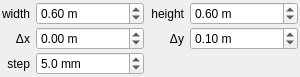
<?xml version="1.0" encoding="UTF-8"?>
<ui version="4.0">
 <class>RasterScan</class>
 <widget class="QWidget" name="RasterScan">
  <property name="geometry">
   <rect>
    <x>0</x>
    <y>0</y>
    <width>300</width>
    <height>76</height>
   </rect>
  </property>
  <property name="windowTitle">
   <string>RasterScan</string>
  </property>
  <layout class="QGridLayout" name="gridLayout">
   <property name="leftMargin">
    <number>2</number>
   </property>
   <property name="topMargin">
    <number>2</number>
   </property>
   <property name="rightMargin">
    <number>2</number>
   </property>
   <property name="bottomMargin">
    <number>2</number>
   </property>
   <property name="horizontalSpacing">
    <number>6</number>
   </property>
   <property name="verticalSpacing">
    <number>2</number>
   </property>
   <item row="0" column="0">
    <widget class="QLabel" name="widthLabel">
     <property name="text">
      <string>width</string>
     </property>
     <property name="alignment">
      <set>Qt::AlignRight|Qt::AlignVCenter</set>
     </property>
     <property name="buddy">
      <cstring>width</cstring>
     </property>
    </widget>
   </item>
   <item row="0" column="1">
    <widget class="QDoubleSpinBox" name="width">
     <property name="sizePolicy">
      <sizepolicy hsizetype="Expanding" vsizetype="Fixed">
       <horstretch>1</horstretch>
       <verstretch>0</verstretch>
      </sizepolicy>
     </property>
     <property name="suffix">
      <string> m</string>
     </property>
     <property name="minimum">
      <double>0.100000000000000</double>
     </property>
     <property name="maximum">
      <double>10.000000000000000</double>
     </property>
     <property name="singleStep">
      <double>0.010000000000000</double>
     </property>
     <property name="value">
      <double>0.600000000000000</double>
     </property>
    </widget>
   </item>
   <item row="0" column="2">
    <widget class="QLabel" name="heightLabel">
     <property name="text">
      <string>height</string>
     </property>
     <property name="alignment">
      <set>Qt::AlignRight|Qt::AlignVCenter</set>
     </property>
     <property name="buddy">
      <cstring>height</cstring>
     </property>
    </widget>
   </item>
   <item row="0" column="3">
    <widget class="QDoubleSpinBox" name="height">
     <property name="sizePolicy">
      <sizepolicy hsizetype="Expanding" vsizetype="Fixed">
       <horstretch>1</horstretch>
       <verstretch>0</verstretch>
      </sizepolicy>
     </property>
     <property name="suffix">
      <string> m</string>
     </property>
     <property name="minimum">
      <double>0.100000000000000</double>
     </property>
     <property name="maximum">
      <double>10.000000000000000</double>
     </property>
     <property name="singleStep">
      <double>0.010000000000000</double>
     </property>
     <property name="value">
      <double>0.600000000000000</double>
     </property>
    </widget>
   </item>
   <item row="1" column="0">
    <widget class="QLabel" name="dxLabel">
     <property name="text">
      <string>&#x394;x</string>
     </property>
     <property name="alignment">
      <set>Qt::AlignRight|Qt::AlignVCenter</set>
     </property>
     <property name="buddy">
      <cstring>dx</cstring>
     </property>
    </widget>
   </item>
   <item row="1" column="1">
    <widget class="QDoubleSpinBox" name="dx">
     <property name="sizePolicy">
      <sizepolicy hsizetype="Expanding" vsizetype="Fixed">
       <horstretch>1</horstretch>
       <verstretch>0</verstretch>
      </sizepolicy>
     </property>
     <property name="suffix">
      <string> m</string>
     </property>
     <property name="minimum">
      <double>-1.000000000000000</double>
     </property>
     <property name="maximum">
      <double>1.000000000000000</double>
     </property>
     <property name="singleStep">
      <double>0.010000000000000</double>
     </property>
    </widget>
   </item>
   <item row="1" column="2">
    <widget class="QLabel" name="dyLabel">
     <property name="text">
      <string>&#x394;y</string>
     </property>
     <property name="alignment">
      <set>Qt::AlignRight|Qt::AlignVCenter</set>
     </property>
     <property name="buddy">
      <cstring>dy</cstring>
     </property>
    </widget>
   </item>
   <item row="1" column="3">
    <widget class="QDoubleSpinBox" name="dy">
     <property name="sizePolicy">
      <sizepolicy hsizetype="Expanding" vsizetype="Fixed">
       <horstretch>1</horstretch>
       <verstretch>0</verstretch>
      </sizepolicy>
     </property>
     <property name="suffix">
      <string> m</string>
     </property>
     <property name="minimum">
      <double>-1.000000000000000</double>
     </property>
     <property name="maximum">
      <double>1.000000000000000</double>
     </property>
     <property name="singleStep">
      <double>0.010000000000000</double>
     </property>
     <property name="value">
      <double>0.100000000000000</double>
     </property>
    </widget>
   </item>
   <item row="2" column="0">
    <widget class="QLabel" name="stepLabel">
     <property name="text">
      <string>step</string>
     </property>
     <property name="alignment">
      <set>Qt::AlignRight|Qt::AlignVCenter</set>
     </property>
     <property name="buddy">
      <cstring>step</cstring>
     </property>
    </widget>
   </item>
   <item row="2" column="1">
    <widget class="QDoubleSpinBox" name="step">
     <property name="sizePolicy">
      <sizepolicy hsizetype="Expanding" vsizetype="Fixed">
       <horstretch>1</horstretch>
       <verstretch>0</verstretch>
      </sizepolicy>
     </property>
     <property name="suffix">
      <string> mm</string>
     </property>
     <property name="decimals">
      <number>1</number>
     </property>
     <property name="minimum">
      <double>1.000000000000000</double>
     </property>
     <property name="maximum">
      <double>100.000000000000000</double>
     </property>
     <property name="singleStep">
      <double>1.000000000000000</double>
     </property>
     <property name="value">
      <double>5.000000000000000</double>
     </property>
    </widget>
   </item>
  </layout>
 </widget>
 <resources/>
 <connections/>
</ui>
